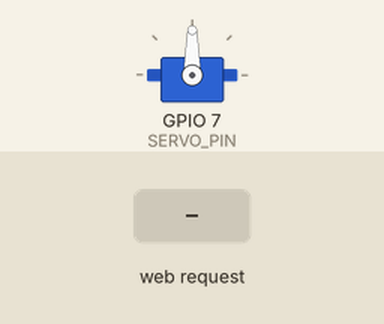
Simulated run of this sketch. Board: ESP32-C3. Shown: servo. The inputs (shaded band) are chosen by the test bench. What the sketch prints to the serial monitor is not drawn.

Above: at 1.2 s.
1.3 s: HTTP request GET /servo/0 received
At 2.4 s:
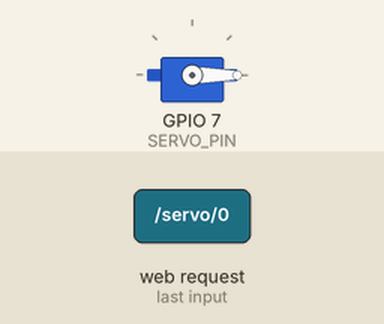
2.8 s: HTTP request GET /servo/45 received
At 3.5 s:
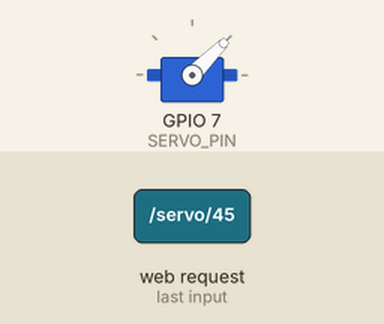
4.3 s: HTTP request GET /servo/67 received
At 4.7 s:
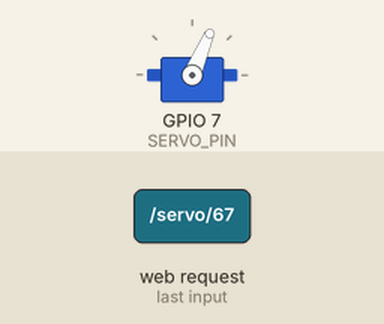
5.8 s: HTTP request GET /servo/135 received
At 7.0 s:
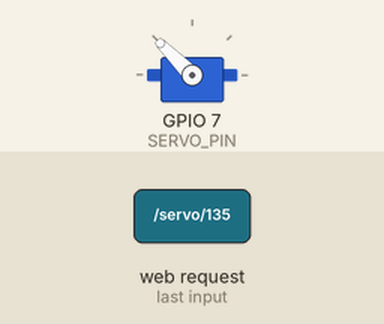
7.3 s: HTTP request GET /servo/180 received
At 8.2 s:
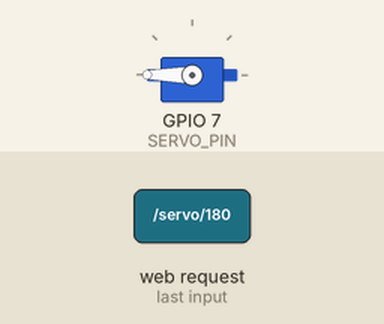
8.8 s: HTTP request GET /servo/90 received
At 9.3 s:
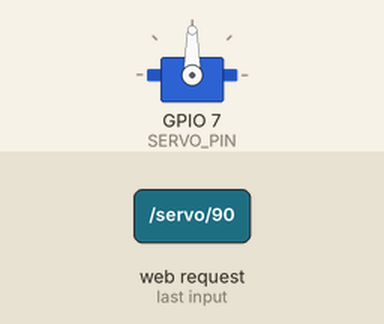
Timing chart, 0 to 11.3 s (numbered marks = the images above; inputs shaded):
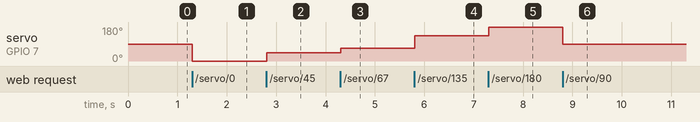

The sketch:

3_serverServo.ino
```cpp
/*
  DM3014 Interactive Devices, Ashley Hi 2026
  Week 9 - Remote Interfaces
  ESP32-C3 Server Servo Control
  Move a 180° servo motor over web server.
  Additional Components: Servo Motor
*/

// ====== Reference Libraries ======
#include <WiFi.h>
#include <ESP32Servo.h>

// ====== Network Credentials ======
const char* ssid     = "ESP32-Access-ViA54"; // *** edit AP name here
const char* password = "thisisapw";         // *** edit password here

// ====== Network Settings ======
WiFiServer server(80);
String header;        // variable stores HTTP request
int servo_angle = 90; // variable stores current servo angle (0-180)

// ====== Assign Servo Pin ======
#define SERVO_PIN 7
Servo myServo;

// ====== Webpage ======
// *** edit the page here, written exactly like a normal HTML file
// %ANGLE% is a placeholder: it gets swapped for the current servo angle,
const char webpage[] = R"HTML(
<!DOCTYPE html>
<html>
<head>
  <meta name="viewport" content="width=device-width, initial-scale=1">
  <link rel="icon" href="data:,">
  <style>
    html { font-family: Comic Sans MS; text-align: center; }
    .button {
      background-color: #ff57c1;
      color: white;
      border: none;
      padding: 16px 40px;
      font-size: 30px;
      margin: 2px;
      cursor: pointer;
    }
  </style>
</head>
<body>
  <h1>ESP32 Web Server</h1>
  <p>Servo Angle - %ANGLE%&deg;</p>

  <!-- add more angles by copying a line and changing both numbers -->
  <p>
    <a href="/servo/0"><button class="button">0&deg;</button></a>
     <a href="/servo/45"><button class="button">45&deg;</button></a>
     <a href="/servo/67"><button class="button">67&deg;</button></a>
    <a href="/servo/90"><button class="button">90&deg;</button></a>
    <a href="/servo/135"><button class="button">135&deg;</button></a>
    <a href="/servo/180"><button class="button">180&deg;</button></a>
  </p>
</body>
</html>
)HTML";

void setup() {
  // ====== Setup Serial Monitor ======
  Serial.begin(115200);

  // ====== Setup Servo ======
  myServo.setPeriodHertz(50);           // standard servos expect 50 Hz
  myServo.attach(SERVO_PIN, 500, 2400); // pulse width range in microseconds
  myServo.write(servo_angle);           // move to start position

  // ====== Setup ESP as Access Point ======
  Serial.print("Setting AP (Access Point)…");
  WiFi.softAP(ssid, password);
  IPAddress IP = WiFi.softAPIP();
  Serial.print("IP Address: ");
  Serial.println(IP);
  server.begin();
}

void loop(){
  WiFiClient client = server.available(); // listen for incoming clients
  if (client) {                           // if a new client connects
    Serial.println("New Client");
    String currentLine = "";
    unsigned long startTime = millis();   // note when client connected (for timeout)
    while (client.connected() && millis() - startTime < 2000) { // set a 2s timeout
      if (client.available()) {           // if there's bytes to read from the client
        char c = client.read();           // read a byte
        Serial.write(c);
        header += c;
        if (c == '\n') {
          if (currentLine.length() == 0) {
            // ====== Setup Webpage ======
            client.println("HTTP/1.1 200 OK");
            client.println("Content-type:text/html");
            client.println("Connection: close");
            client.println();

            // ====== Move Servo ======
            int pos = header.indexOf("GET /servo/");
            if (pos >= 0) {
              servo_angle = constrain(header.substring(pos + 11).toInt(), 0, 180); // read the number after /servo/
              Serial.println("servo to " + String(servo_angle));
              myServo.write(servo_angle);
            }

            // ====== Display HTML Webpage ======
            String page = webpage;                        // copy webpage from top of the sketch
            page.replace("%ANGLE%", String(servo_angle)); // fill in the current angle
            client.print(page);                           // send it to the browser
            client.println();                             // HTTP response ends with another blank line
            break;                                        // break out of the while loop
          } else {
            currentLine = "";
          }
        } else if (c != '\r') {
          currentLine += c;
        }
      }
    }
    header = "";   // clear the header variable
    client.stop(); // close the connection
    Serial.println("Client disconnected.");
    Serial.println("");
  }
}
```

Measured:
- after the input at 1.3 s, servo on GPIO 7 (SERVO_PIN): 90° → 0° at once
- after the input at 2.8 s, servo on GPIO 7 (SERVO_PIN): 0° → 45° at once
- after the input at 4.3 s, servo on GPIO 7 (SERVO_PIN): 45° → 67° at once
- after the input at 5.8 s, servo on GPIO 7 (SERVO_PIN): 67° → 135° at once
- after the input at 7.3 s, servo on GPIO 7 (SERVO_PIN): 135° → 180° at once
- after the input at 8.8 s, servo on GPIO 7 (SERVO_PIN): 180° → 90° at once
